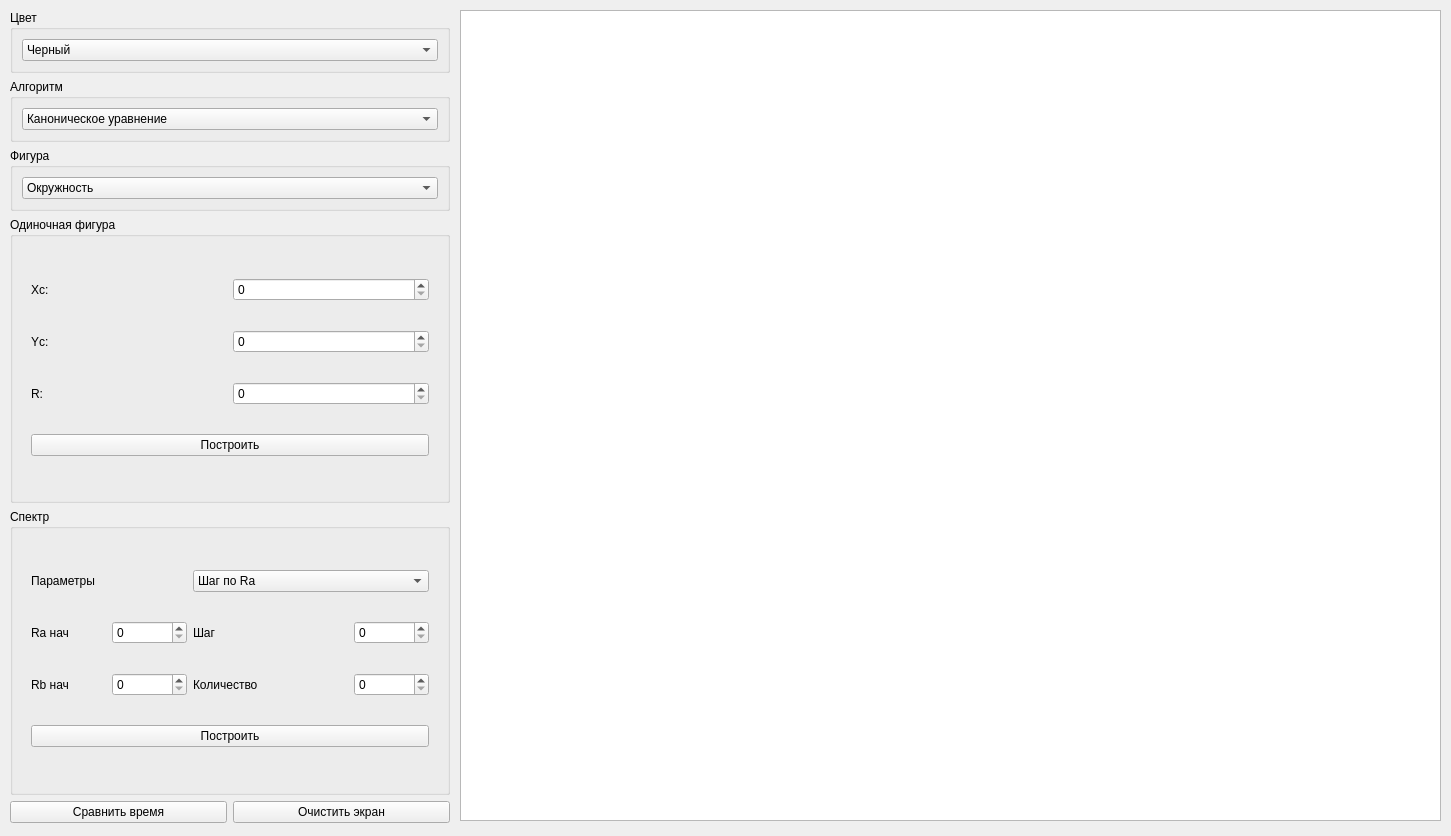
<?xml version="1.0" encoding="UTF-8"?>
<ui version="4.0">
 <class>MainWindow</class>
 <widget class="QMainWindow" name="MainWindow">
  <property name="geometry">
   <rect>
    <x>0</x>
    <y>0</y>
    <width>1451</width>
    <height>836</height>
   </rect>
  </property>
  <property name="windowTitle">
   <string>MainWindow</string>
  </property>
  <widget class="QWidget" name="centralwidget">
   <widget class="QWidget" name="verticalLayoutWidget">
    <property name="geometry">
     <rect>
      <x>10</x>
      <y>10</y>
      <width>440</width>
      <height>813</height>
     </rect>
    </property>
    <layout class="QVBoxLayout" name="verticalLayout">
     <item>
      <widget class="QGroupBox" name="colorGB">
       <property name="title">
        <string>Цвет</string>
       </property>
       <layout class="QHBoxLayout" name="horizontalLayout_3">
        <item>
         <widget class="QComboBox" name="colorCB">
          <item>
           <property name="text">
            <string>Черный</string>
           </property>
          </item>
          <item>
           <property name="text">
            <string>Белый (фон)</string>
           </property>
          </item>
          <item>
           <property name="text">
            <string>Синий</string>
           </property>
          </item>
          <item>
           <property name="text">
            <string>Красный</string>
           </property>
          </item>
         </widget>
        </item>
       </layout>
      </widget>
     </item>
     <item>
      <widget class="QGroupBox" name="algoGB">
       <property name="title">
        <string>Алгоритм</string>
       </property>
       <layout class="QHBoxLayout" name="horizontalLayout">
        <item>
         <widget class="QComboBox" name="algoCB">
          <item>
           <property name="text">
            <string>Каноническое уравнение</string>
           </property>
          </item>
          <item>
           <property name="text">
            <string>Параметрическое уравнение</string>
           </property>
          </item>
          <item>
           <property name="text">
            <string>Алгоритм Брезенхема</string>
           </property>
          </item>
          <item>
           <property name="text">
            <string>Алгоритм средней точки</string>
           </property>
          </item>
          <item>
           <property name="text">
            <string>Библиотечная фукнция</string>
           </property>
          </item>
         </widget>
        </item>
       </layout>
      </widget>
     </item>
     <item>
      <widget class="QGroupBox" name="figureGB">
       <property name="title">
        <string>Фигура</string>
       </property>
       <layout class="QHBoxLayout" name="horizontalLayout_2">
        <item>
         <widget class="QComboBox" name="figureCB">
          <item>
           <property name="text">
            <string>Окружность</string>
           </property>
          </item>
          <item>
           <property name="text">
            <string>Эллипс</string>
           </property>
          </item>
         </widget>
        </item>
       </layout>
      </widget>
     </item>
     <item>
      <widget class="QGroupBox" name="figureSetGB">
       <property name="title">
        <string>Одиночная фигура</string>
       </property>
       <layout class="QGridLayout" name="gridLayout_3">
        <item row="0" column="0">
         <widget class="QStackedWidget" name="figureSW">
          <property name="currentIndex">
           <number>0</number>
          </property>
          <widget class="QWidget" name="cirPage">
           <layout class="QGridLayout" name="gridLayout">
            <item row="1" column="0">
             <widget class="QLabel" name="cirYcLbl">
              <property name="text">
               <string>Yc:</string>
              </property>
             </widget>
            </item>
            <item row="2" column="1">
             <widget class="QSpinBox" name="cirRSB">
              <property name="maximum">
               <number>1000</number>
              </property>
             </widget>
            </item>
            <item row="0" column="1">
             <widget class="QSpinBox" name="cirXcSB">
              <property name="maximum">
               <number>981</number>
              </property>
             </widget>
            </item>
            <item row="1" column="1">
             <widget class="QSpinBox" name="cirYcSB">
              <property name="maximum">
               <number>811</number>
              </property>
             </widget>
            </item>
            <item row="0" column="0">
             <widget class="QLabel" name="cirXcLbl">
              <property name="text">
               <string>Xc:</string>
              </property>
             </widget>
            </item>
            <item row="2" column="0">
             <widget class="QLabel" name="cirRLbl">
              <property name="text">
               <string>R:</string>
              </property>
             </widget>
            </item>
            <item row="3" column="0" colspan="2">
             <widget class="QPushButton" name="cirBtn">
              <property name="text">
               <string>Построить</string>
              </property>
             </widget>
            </item>
           </layout>
          </widget>
          <widget class="QWidget" name="elPage">
           <layout class="QGridLayout" name="gridLayout_2">
            <item row="1" column="1">
             <widget class="QSpinBox" name="elRaSB">
              <property name="maximum">
               <number>1000</number>
              </property>
             </widget>
            </item>
            <item row="0" column="3">
             <widget class="QSpinBox" name="elYcSB">
              <property name="maximum">
               <number>811</number>
              </property>
             </widget>
            </item>
            <item row="0" column="1">
             <widget class="QSpinBox" name="elXcSB">
              <property name="maximum">
               <number>981</number>
              </property>
             </widget>
            </item>
            <item row="0" column="0">
             <widget class="QLabel" name="elXcLbl">
              <property name="text">
               <string>Xc:</string>
              </property>
             </widget>
            </item>
            <item row="1" column="0">
             <widget class="QLabel" name="elRaLbl">
              <property name="text">
               <string>Ra:</string>
              </property>
             </widget>
            </item>
            <item row="1" column="2">
             <widget class="QLabel" name="elRbLbl">
              <property name="text">
               <string>Rb:</string>
              </property>
             </widget>
            </item>
            <item row="0" column="2">
             <widget class="QLabel" name="elYcLbl">
              <property name="text">
               <string>Yc:</string>
              </property>
             </widget>
            </item>
            <item row="1" column="3">
             <widget class="QSpinBox" name="elRbSB">
              <property name="maximum">
               <number>1000</number>
              </property>
             </widget>
            </item>
            <item row="2" column="0" colspan="4">
             <widget class="QPushButton" name="elBtn">
              <property name="text">
               <string>Построить</string>
              </property>
             </widget>
            </item>
           </layout>
          </widget>
         </widget>
        </item>
       </layout>
      </widget>
     </item>
     <item>
      <widget class="QGroupBox" name="spectrumGB">
       <property name="title">
        <string>Спектр</string>
       </property>
       <layout class="QHBoxLayout" name="horizontalLayout_4">
        <item>
         <widget class="QStackedWidget" name="spectrumSW">
          <property name="currentIndex">
           <number>1</number>
          </property>
          <widget class="QWidget" name="cirSpPage">
           <layout class="QGridLayout" name="gridLayout_4">
            <item row="2" column="2" colspan="2">
             <widget class="QLabel" name="cirSpNumLbl">
              <property name="text">
               <string>Количество</string>
              </property>
             </widget>
            </item>
            <item row="1" column="0">
             <widget class="QLabel" name="cirSpRbLbl">
              <property name="text">
               <string>Rнач</string>
              </property>
             </widget>
            </item>
            <item row="1" column="2" colspan="2">
             <widget class="QLabel" name="cirSpStepLbl">
              <property name="text">
               <string>Шаг</string>
              </property>
             </widget>
            </item>
            <item row="1" column="4">
             <widget class="QSpinBox" name="cirSpStepSB">
              <property name="maximum">
               <number>10000</number>
              </property>
             </widget>
            </item>
            <item row="2" column="0">
             <widget class="QLabel" name="cirSpReLbl">
              <property name="text">
               <string>Rкон</string>
              </property>
             </widget>
            </item>
            <item row="2" column="1">
             <widget class="QSpinBox" name="cirSpReSB">
              <property name="maximum">
               <number>10000</number>
              </property>
             </widget>
            </item>
            <item row="1" column="1">
             <widget class="QSpinBox" name="cirSpRbSB">
              <property name="maximum">
               <number>10000</number>
              </property>
             </widget>
            </item>
            <item row="2" column="4">
             <widget class="QSpinBox" name="cirSpNumSB">
              <property name="maximum">
               <number>10000</number>
              </property>
             </widget>
            </item>
            <item row="3" column="0" colspan="5">
             <widget class="QPushButton" name="cirSpBtn">
              <property name="text">
               <string>Построить</string>
              </property>
             </widget>
            </item>
            <item row="0" column="0" colspan="2">
             <widget class="QLabel" name="cirSpConfLbl">
              <property name="text">
               <string>Параметры</string>
              </property>
             </widget>
            </item>
            <item row="0" column="2" colspan="3">
             <widget class="QComboBox" name="cirSpConfCB">
              <item>
               <property name="text">
                <string>Без Rнач</string>
               </property>
              </item>
              <item>
               <property name="text">
                <string>Без Rкон</string>
               </property>
              </item>
              <item>
               <property name="text">
                <string>Без шага</string>
               </property>
              </item>
              <item>
               <property name="text">
                <string>Без количества</string>
               </property>
              </item>
             </widget>
            </item>
           </layout>
          </widget>
          <widget class="QWidget" name="elSpPage">
           <layout class="QGridLayout" name="gridLayout_5">
            <item row="2" column="0">
             <widget class="QLabel" name="elSpRbLbl">
              <property name="text">
               <string>Rb нач</string>
              </property>
             </widget>
            </item>
            <item row="2" column="2" colspan="2">
             <widget class="QLabel" name="elSpNumLbl">
              <property name="text">
               <string>Количество</string>
              </property>
             </widget>
            </item>
            <item row="1" column="0">
             <widget class="QLabel" name="elSpRaLbl">
              <property name="text">
               <string>Ra нач</string>
              </property>
             </widget>
            </item>
            <item row="1" column="4">
             <widget class="QSpinBox" name="elSpStepSB">
              <property name="maximum">
               <number>10000</number>
              </property>
             </widget>
            </item>
            <item row="2" column="1">
             <widget class="QSpinBox" name="elSpRbSB">
              <property name="maximum">
               <number>10000</number>
              </property>
             </widget>
            </item>
            <item row="1" column="2">
             <widget class="QLabel" name="elSpStepLbl">
              <property name="text">
               <string>Шаг</string>
              </property>
             </widget>
            </item>
            <item row="2" column="4">
             <widget class="QSpinBox" name="elSpNumSB">
              <property name="maximum">
               <number>10000</number>
              </property>
             </widget>
            </item>
            <item row="1" column="1">
             <widget class="QSpinBox" name="elSpRaSB">
              <property name="maximum">
               <number>10000</number>
              </property>
             </widget>
            </item>
            <item row="3" column="0" colspan="5">
             <widget class="QPushButton" name="elSpBtn">
              <property name="text">
               <string>Построить</string>
              </property>
             </widget>
            </item>
            <item row="0" column="0" colspan="2">
             <widget class="QLabel" name="elSpConfLbl">
              <property name="text">
               <string>Параметры</string>
              </property>
             </widget>
            </item>
            <item row="0" column="2" colspan="3">
             <widget class="QComboBox" name="elSpConfCB">
              <item>
               <property name="text">
                <string>Шаг по Ra</string>
               </property>
              </item>
              <item>
               <property name="text">
                <string>Шаг по Rb</string>
               </property>
              </item>
             </widget>
            </item>
           </layout>
          </widget>
         </widget>
        </item>
       </layout>
      </widget>
     </item>
     <item>
      <layout class="QHBoxLayout" name="generalLayout">
       <item>
        <widget class="QPushButton" name="timeBtn">
         <property name="text">
          <string>Сравнить время</string>
         </property>
        </widget>
       </item>
       <item>
        <widget class="QPushButton" name="clearBtn">
         <property name="text">
          <string>Очистить экран</string>
         </property>
        </widget>
       </item>
      </layout>
     </item>
    </layout>
   </widget>
   <widget class="QGraphicsView" name="graphicsView">
    <property name="geometry">
     <rect>
      <x>460</x>
      <y>10</y>
      <width>981</width>
      <height>811</height>
     </rect>
    </property>
    <property name="sizePolicy">
     <sizepolicy hsizetype="Ignored" vsizetype="Ignored">
      <horstretch>0</horstretch>
      <verstretch>0</verstretch>
     </sizepolicy>
    </property>
   </widget>
  </widget>
 </widget>
 <resources/>
 <connections/>
</ui>
